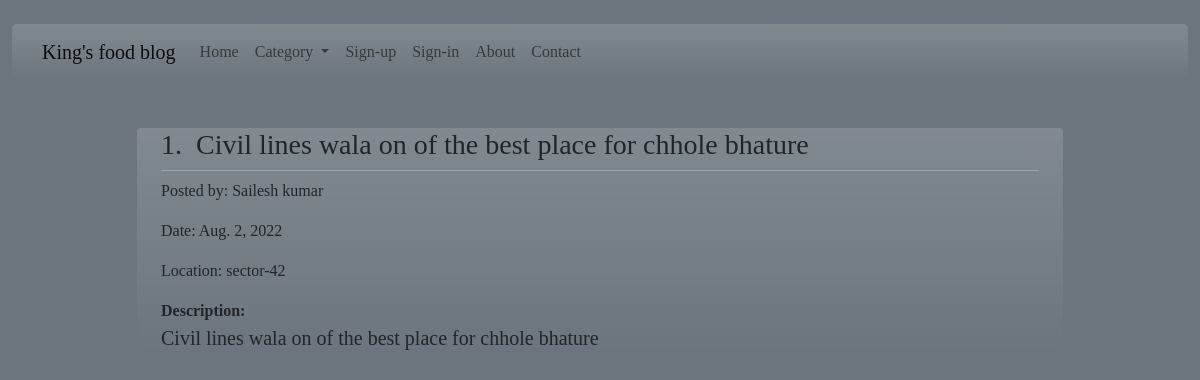
Before: / with the older database file.
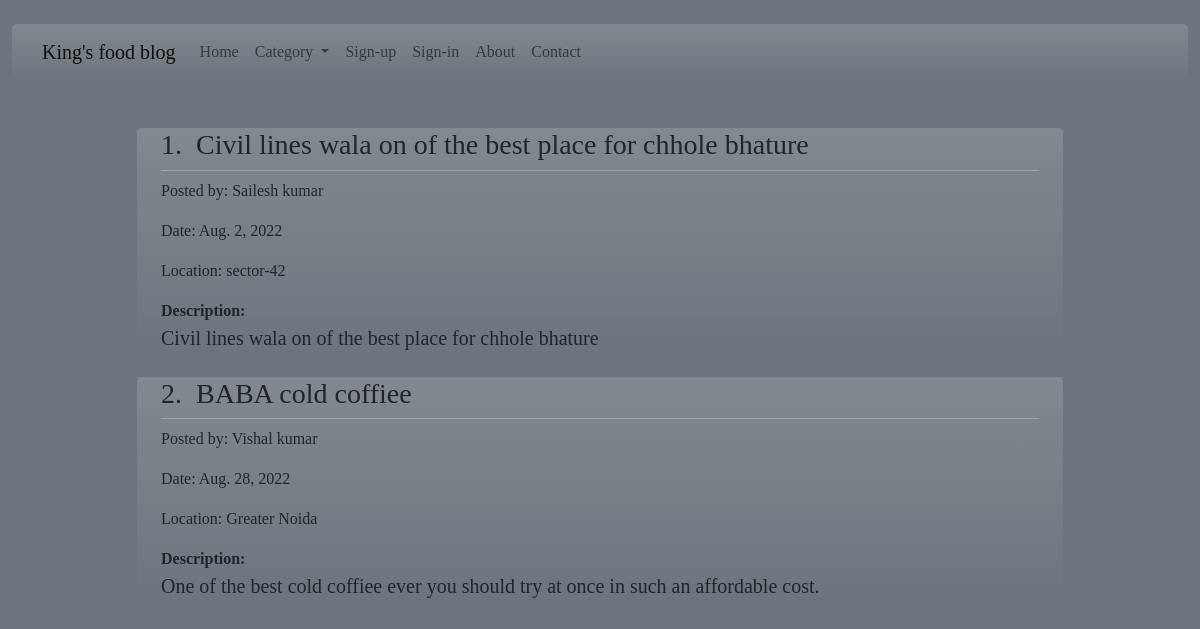
After: the same page with the newer database file.
### app/models.py (models this page shows, shortened)
class Post(models.Model):
    title = models.CharField(max_length=200)
    uname = models.CharField(max_length=100)
    author = models.CharField(max_length=100)
    date = models.DateField(auto_now_add=True)
    location = models.CharField(max_length=150)
    description = models.TextField()

### app/views.py (the view)
# urls.py: 2. Add a URL to urlpatterns:  path('', views.home, name='home')
def home(request):
    posts = Post.objects.all()
    return render(request, 'foodblogapp/home.html', {'posts': posts})

### templates/foodblogapp/home.html
{% extends 'foodblogapp/base.html' %}
{% load static %}
{% block content %}
<div class="container col-sm-10">
    {% if posts %}
    {% for post in posts %}
    <div class="jumbotron bg-secondary bg-gradient  rounded">
        <div class="my-4 mx-4">
            <h3 class=" strong ">{{post.id}}. &nbsp;{{post.title}}</h3>
            <hr class="my-2 bg-light">
            <p>Posted by: {{post.author}}</p>
            <p>Date: {{post.date}}</p>
            <p>Location: {{post.location}}</p>
            <strong>Description:</strong>
            <p class="lead">{{post.description}}</p>
        </div>
    </div>
    {%endfor%}
    {%else%}
    <div class="jumbotron bg-gradient bg-secondary rounded">
        <p class="display-6"> Soory!!!! No post available</p>
    </div>
    {%endif%}
</div>
{% endblock content %}

### templates/foodblogapp/base.html (shortened to what this page needs)
<!DOCTYPE html>
{% load static %}
<html lang="en">
<head>
    <link href="https://cdn.jsdelivr.net/npm/bootstrap@5.0.2/dist/css/bootstrap.min.css" rel="stylesheet"
>
    <link rel="stylesheet" href="{% static 'css/style.css' %}">
</head>
<body class="bg-secondary ">
    <div class="container-fluid my-2 rounded-3">
        {% include 'foodblogapp/navbar.html' %}
    </div>
    <div class="container">
        <div class="row">
            {% block content %}
            {% endblock content %}
        </div>
    </div>
</body>
</html>

### templates/foodblogapp/navbar.html (shortened to what this page needs)
<nav class="navbar navbar-expand-lg navbar-light bg-gradient rounded-3 my-4">
  <div class="container">
    <a class="navbar-brand display-6 " href="/">King's food blog</a>
    <div class="collapse navbar-collapse" id="navbarNav">
      <ul class="navbar-nav">
        <li class="nav-item">
          <a class="nav-link" href="/">Home</a>
        </li>
        <li class="nav-item dropdown">
          <a class="nav-link dropdown-toggle" href="#" id="navbarDropdown" role="button" data-bs-toggle="dropdown" aria-expanded="false">
            Category
          </a>
        </li>
        {% if not request.user.is_authenticated %}
        <a class="nav-link" href="{%url 'signup'%}">Sign-up</a>
        <li class="nav-item">
          <a class="nav-link" href="{%url 'signin'%}">Sign-in</a>
        </li>
        {% endif%}
        <li class="nav-item">
          <a class="nav-link " href="{%url 'about'%}">About</a>
        </li>
        <li class="nav-item">
          <a class="nav-link" href="{%url 'contact'%}">Contact</a>
        </li>
      </ul>
    </div>
  </div>
</nav>

### static/css/style.css (style rules this page uses)
body { font-family: 'Enriqueta', serif; }

Changed rows visible on the page:
added Post: id "2", title "BABA cold coffiee", author "Vishal kumar", date "Aug. 28, 2022", location "Greater Noida", description "One of the best cold coffiee ever you should try at once in such an affordable cost."
